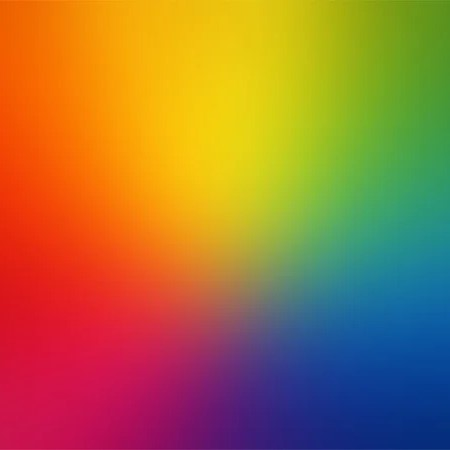
#> input picture 2D/vortex/data/gradient.jpg, 450 x 450 px
$ python -i init_conditions.py   (imports and definitions only)
#> lines starting #> are read from the running program, lines starting #| are printed output that depends on the picture; after the words box and inside, x2 and y2 are one past the last pixel; in counts of white or black regions, pixels touching at a corner belong together
from taichi_utils import *
from hyperparameters import *
import taichi as ti
import numpy as np
from PIL import Image
###########################################################################################
##################      1. Test the correctness of Euler        ###########################
###########################################################################################

@ti.func
def taylor_x(x, t, viscosity):
    return ti.sin(2 * ti.math.pi* x[0]) * ti.cos(2 * ti.math.pi* x[1]) * ti.exp(-8 * ti.math.pi**2 * viscosity * t)

@ti.func
def taylor_y(x, t, viscosity):
    return -ti.cos(2 * ti.math.pi* x[0]) * ti.sin(2 * ti.math.pi* x[1]) * ti.exp(-8 * ti.math.pi**2 * viscosity * t)

# [44 lines that did not run here, left out]


# [65 lines that did not run here, left out]

# [8 lines that did not run here, left out]


@ti.func
def angular_vel_func(r, rad, strength):
    r = r + 1e-6
    linear_vel = strength * 1./r * (1.-ti.exp(-(r**2)/(rad**2)))
    return 1./r * linear_vel


# [9 lines that did not run here, left out]

# [28 lines that did not run here, left out]

# [15 lines that did not run here, left out]

# [65 lines that did not run here, left out]


# [62 lines that did not run here, left out]


# [33 lines that did not run here, left out]

# [16 lines that did not run here, left out]

# [30 lines that did not run here, left out]

def load_image_to_density(path):
    # Load image and convert to RGB
#> called with path = 'data/gradient.jpg'
    img = Image.open(path).convert("RGB")
#> img is the input picture: PIL image 450x450 RGB; mean R, G, B 162.6, 115.6, 60

    # Get passive field dimensions (will be passed in the simple_passive function)
    # Resize the image to match passive's dimensions
    # (This will be adjusted in the simple_passive function)

    # Get image as numpy array
    img_array = np.array(img).astype(np.float32)
    # Create empty density array
    H, W, _ = img_array.shape
#> H = 450; W = 450
    density = np.zeros((H, W), dtype=np.float32)

    # Create a mask for red and blue regions
    red_mask = np.zeros((H, W), dtype=bool)
    blue_mask = np.zeros((H, W), dtype=bool)

    # Process each pixel to identify red and blue regions
    for i in range(H):
        for j in range(W):
            # Get RGB values (normalized to [0,1])
            r = img_array[i, j, 0] / 255.0
            g = img_array[i, j, 1] / 255.0
            b = img_array[i, j, 2] / 255.0

            # Detect color dominance
            red_score = r - (b + g) / 3
            blue_score = b - (r + g) / 3

            # Create masks
            if blue_score > 0.1 and blue_score > red_score:
                blue_mask[i, j] = True
            elif red_score > 0.1 and red_score > blue_score:
                red_mask[i, j] = True
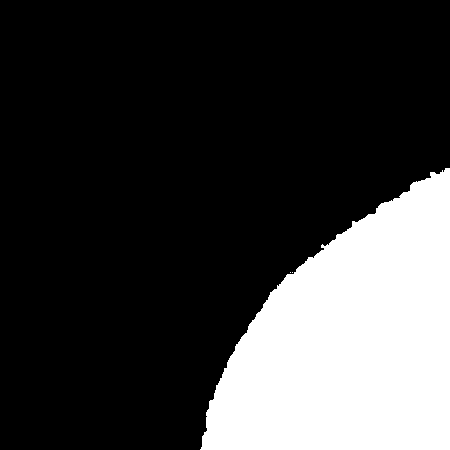
#> blue_mask: shape (450, 450) bool; 23.4% white; 3 white regions (2 under 20 px), largest, box (x1, y1, x2, y2) and area: (200, 168, 450, 450) 47438
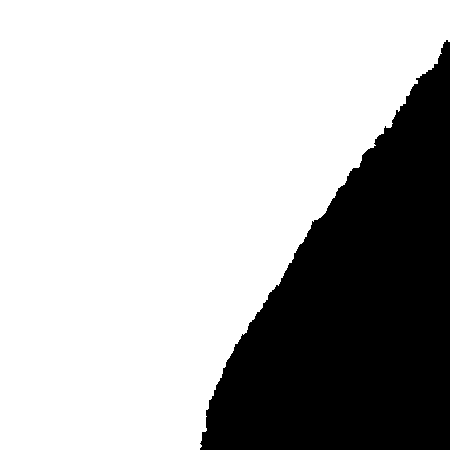
#> red_mask: shape (450, 450) bool; 71.2% white; 1 black region, box (x1, y1, x2, y2) and area: (200, 40, 450, 450) 58253

    # Compute distance from red and blue regions
    from scipy.ndimage import distance_transform_edt

    # Distance from red regions (for areas outside red)
    red_distance = distance_transform_edt(~red_mask)
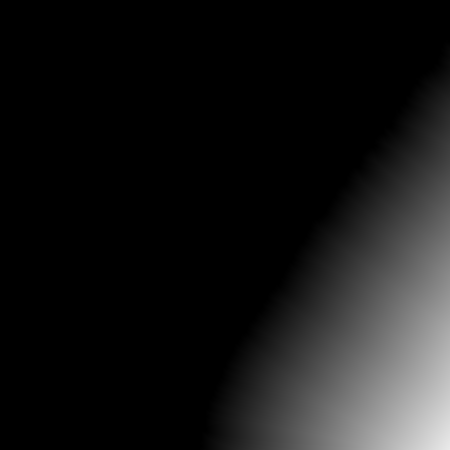
#> red_distance: shape (450, 450) float64; min 0, max 234.3, mean 22.6
    # Distance from blue regions (for areas outside blue)
    blue_distance = distance_transform_edt(~blue_mask)
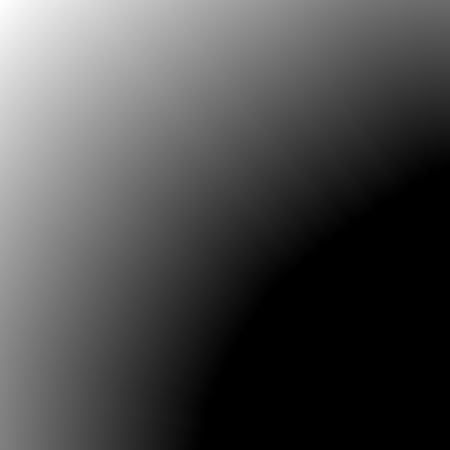
#> blue_distance: shape (450, 450) float64; min 0, max 396.8, mean 117.8; drawn with min black and max white

    # Calculate narrowband values
    max_red_dist = np.max(red_distance)
#> max_red_dist = 234.3
    max_blue_dist = np.max(blue_distance)
#> max_blue_dist = 396.8

    # Normalize distances
    norm_red_dist = red_distance / max_red_dist if max_red_dist > 0 else red_distance
    norm_blue_dist = blue_distance / max_blue_dist if max_blue_dist > 0 else blue_distance

    # Compute density based on distance fields
    # Red areas get value 1.0
    density[red_mask] = 1.0
    # Blue areas get value 0.0
    density[blue_mask] = 0.0

    # For transitional areas, use narrowband approach
    transition_mask = ~(red_mask | blue_mask)
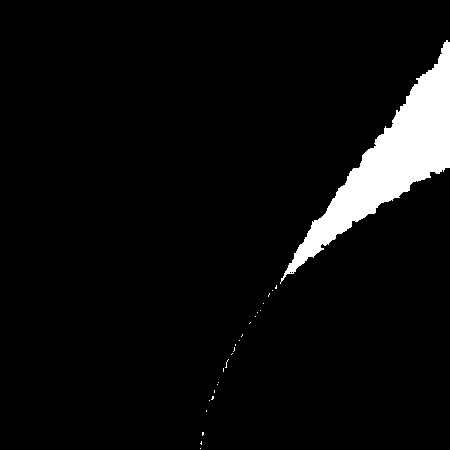
#> transition_mask: shape (450, 450) bool; 5.3% white; 25 white regions (24 under 20 px), largest, box (x1, y1, x2, y2) and area: (280, 40, 450, 284) 10740
    # Calculate ratio of distances to determine value (closer to red = closer to 1.0)
    transition_ratio = norm_blue_dist / (norm_blue_dist + norm_red_dist + 1e-10)
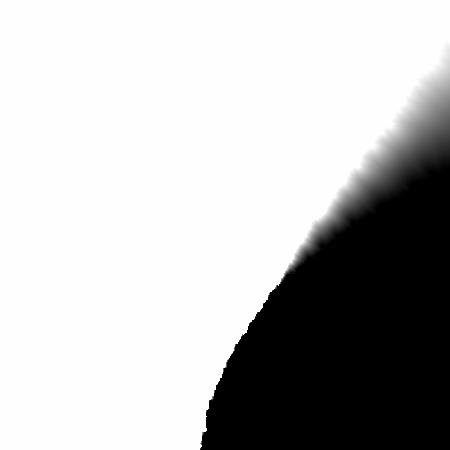
#> transition_ratio: shape (450, 450) float64; min 0, max 1, mean 0.738
    # Apply power function for sharper or smoother transition
    density[transition_mask] = transition_ratio[transition_mask] ** 0.5
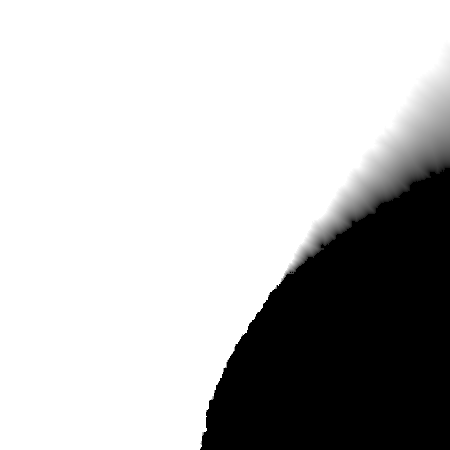
#> density: shape (450, 450) float32; min 0, max 1, mean 0.747

    return density

# [9 lines that did not run here, left out]

def simple_passive(passive1, passive2, passive3, pf, image_path="data/gradient.jpg"):
    # Get passive dimensions (assuming all passive fields have the same shape)
    passive_shape = passive1.shape
    H, W = passive_shape

    # Load and resize the image
    img = Image.open(image_path).convert("RGB")
    img = img.resize((W, H), Image.BICUBIC)  # Use BICUBIC for better quality scaling

    # Convert to numpy and normalize to [0,1]
    img_array = np.array(img).astype(np.float32) / 255.0

    # Create 3-channel density array directly from normalized image
    density_np = img_array

    # Initialize 3-channel density field
    density = ti.field(dtype=ti.f32, shape=(H, W, 3))

    # Copy numpy array to Taichi field
    density.from_numpy(density_np)

    # Call kernel to write to passive fields
    simple_passive_kernel(passive1, passive2, passive3, pf, density)

    # Return all three passive fields as numpy arrays
    return passive1.to_numpy(), passive2.to_numpy(), passive3.to_numpy()


# [9 lines that did not run here, left out]

# [4 lines that did not run here, left out]


# [9 lines that did not run here, left out]


# [8 lines that did not run here, left out]

# [14 lines that did not run here, left out]

# [8 lines that did not run here, left out]

# [5 lines that did not run here, left out]

# @ti.kernel
# def mask_by_boundary(boundary_mask:ti.template(),boundary_vel:ti.template(),u_x:ti.template(),u_y:ti.template()):
#     for i,j in boundary_mask:
#         if(boundary_mask[i,j]>=1):
#             u_x[i,j] = boundary_vel[i,j][0]
#             u_x[i+1,j] = boundary_vel[i,j][0]
#             u_y[i,j] = boundary_vel[i,j][1]
#             u_y[i,j+1] = boundary_vel[i,j][1]
##########################################################################################
##########################################################################################

# [32 lines that did not run here, left out]

>>> result = load_image_to_density('data/gradient.jpg')
